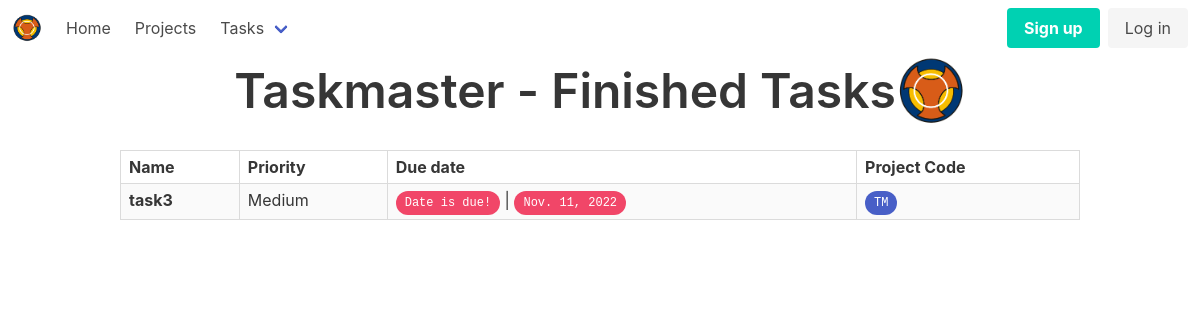
Page /tasks/finished on the committed database.
### tasks/models.py (models this page shows, shortened)
class Task(models.Model):
    name = models.CharField(max_length=250)
    finished = models.BooleanField(default=False)
    order = models.IntegerField(default=100)
    priority = models.CharField(
        max_length=6,
        choices=[
            ('High', 'High'),
            ('Medium', 'Medium'),
            ('Low', 'Low'),
        ],
        default='Medium',
    )
    due_date = models.DateField(
        blank=True,
        null=True,
    )
    color = models.CharField(
        max_length=6,
        choices=[
            ('blue', 'blue'),
            ('red', 'red'),
            ('orange', 'orange'),
            ('green', 'green'),
        ],
        default='blue',
    )
    project = models.ForeignKey(
        Project,
        blank=True,
        default=None,
        null=True,
        on_delete=models.CASCADE,
    )
    def is_due(self):
        return (self.due_date is not None) and (self.due_date <= today())

class Project(models.Model):
    name = models.CharField(max_length=250)
    code = models.SlugField(max_length=4, unique=True)
    description = models.TextField(blank=True)
    start_date = models.DateField(default=today)
    end_date = models.DateField(blank=True, null=True)

### tasks/views.py (the view)
# urls.py: path('tasks/finished', views.finished, name='finished'),
def finished(request):
    date = timezone.now().date()
    tasks = models.Task.objects.filter(finished=True).order_by('name')
    return render(request, 'tasks/finished.html',
                  {'date': date, 'tasks': tasks})

### tasks/models.py (called while the page is built)
def today():
    return timezone.now().date()

### tasks/templates/tasks/finished.html (shortened to what this page needs)
{% extends 'tasks/base.html' %}
{% block header %}Taskmaster - Finished Tasks{% endblock %}
{% block content %}
{% include 'tasks/includes/task_table.html' %}
{% endblock %}

### tasks/templates/tasks/includes/task_table.html (shortened to what this page needs)
<!DOCTYPE html>
<html lang="en">
<head>
</head>
<body>
<table class="table is-bordered is-striped is-narrow is-hoverable is-fullwidth">
    <tr>
        <th>Name</th>
        <th>Priority</th>
        <th>Due date</th>
        <th>Project Code</th>
    </tr>
    {% for task in tasks %}
    <tr class="{% cycle 'bg-white' 'bg-grey' %}">
        <td><strong>{{ task.name }}</strong></td>
        <td>
            {% if task.priority == 'High' %}
            <span class="priority">High</span>
            {% elif task.priority == 'Medium' %}
            <span>Medium</span>
            {% else %}
            <span>Low</span>
            {% endif %}
        <td>
            {% if task.is_due %}
            <span class="tag is-danger is-rounded"><kbd>Date is due!</kbd></span> | <span
                class="tag is-danger is-rounded"><kbd>{{ task.due_date }}</kbd></span>
            {% else %}
            <span class="tag is-success is-rounded"><kbd>{{ task.due_date }}</kbd></span>
            {% endif %}
        <td>
            {% if task.project.code %}
            <a href="{% url 'project_code' task.project.code %}" class="tag is-link is-rounded"><kbd>{{ task.project.code }}</kbd></a>
            {% else %}
            <i>N/A</i>
            {% endif %}
        </td>
    </tr>
    {% endfor %}
</table>
</body>
</html>

### rows in the picture
Task: name "task3", priority "Medium", due_date "Nov. 11, 2022", project.code "TM"
